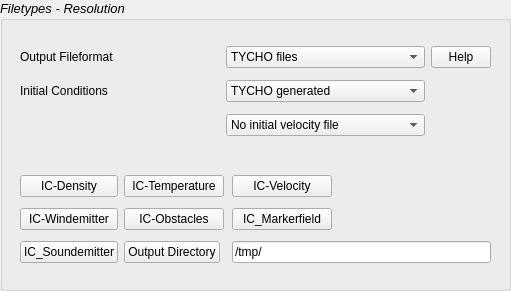
    <widget class="QGroupBox" name="groupBox">
     <property name="enabled">
      <bool>true</bool>
     </property>
     <property name="geometry">
      <rect>
       <x>20</x>
       <y>220</y>
       <width>511</width>
       <height>291</height>
      </rect>
     </property>
     <property name="font">
      <font>
       <pointsize>10</pointsize>
       <italic>true</italic>
      </font>
     </property>
     <property name="acceptDrops">
      <bool>false</bool>
     </property>
     <property name="title">
      <string>Filetypes - Resolution </string>
     </property>
     <property name="flat">
      <bool>false</bool>
     </property>
     <property name="checkable">
      <bool>false</bool>
     </property>
     <widget class="QWidget" name="layoutWidget_3">
      <property name="geometry">
       <rect>
        <x>20</x>
        <y>170</y>
        <width>471</width>
        <height>101</height>
       </rect>
      </property>
      <layout class="QGridLayout" name="gridLayout_3">
       <item row="0" column="4">
        <widget class="QPushButton" name="ic_velocity">
         <property name="maximumSize">
          <size>
           <width>100</width>
           <height>16777215</height>
          </size>
         </property>
         <property name="font">
          <font>
           <pointsize>9</pointsize>
           <italic>false</italic>
          </font>
         </property>
         <property name="text">
          <string>IC-Velocity</string>
         </property>
        </widget>
       </item>
       <item row="0" column="1">
        <widget class="QPushButton" name="ic_density">
         <property name="maximumSize">
          <size>
           <width>100</width>
           <height>16777215</height>
          </size>
         </property>
         <property name="font">
          <font>
           <pointsize>9</pointsize>
           <italic>false</italic>
          </font>
         </property>
         <property name="text">
          <string>IC-Density</string>
         </property>
        </widget>
       </item>
       <item row="1" column="1">
        <widget class="QPushButton" name="ic_wind">
         <property name="maximumSize">
          <size>
           <width>100</width>
           <height>16777215</height>
          </size>
         </property>
         <property name="font">
          <font>
           <pointsize>9</pointsize>
           <italic>false</italic>
          </font>
         </property>
         <property name="text">
          <string>IC-Windemitter</string>
         </property>
        </widget>
       </item>
       <item row="1" column="4">
        <widget class="QPushButton" name="ic_marker">
         <property name="maximumSize">
          <size>
           <width>100</width>
           <height>16777215</height>
          </size>
         </property>
         <property name="font">
          <font>
           <pointsize>9</pointsize>
           <italic>false</italic>
          </font>
         </property>
         <property name="text">
          <string>IC_Markerfield</string>
         </property>
         <property name="checkable">
          <bool>false</bool>
         </property>
        </widget>
       </item>
       <item row="1" column="2" colspan="2">
        <widget class="QPushButton" name="ic_obstacle">
         <property name="maximumSize">
          <size>
           <width>100</width>
           <height>16777215</height>
          </size>
         </property>
         <property name="font">
          <font>
           <pointsize>9</pointsize>
           <italic>false</italic>
          </font>
         </property>
         <property name="text">
          <string>IC-Obstacles</string>
         </property>
        </widget>
       </item>
       <item row="0" column="2" colspan="2">
        <widget class="QPushButton" name="ic_temperatur">
         <property name="maximumSize">
          <size>
           <width>100</width>
           <height>16777215</height>
          </size>
         </property>
         <property name="font">
          <font>
           <pointsize>9</pointsize>
           <italic>false</italic>
          </font>
         </property>
         <property name="text">
          <string>IC-Temperature</string>
         </property>
        </widget>
       </item>
       <item row="2" column="1">
        <widget class="QPushButton" name="ic_soundemitter">
         <property name="enabled">
          <bool>true</bool>
         </property>
         <property name="maximumSize">
          <size>
           <width>100</width>
           <height>16777215</height>
          </size>
         </property>
         <property name="font">
          <font>
           <pointsize>9</pointsize>
           <italic>false</italic>
          </font>
         </property>
         <property name="text">
          <string>IC_Soundemitter</string>
         </property>
        </widget>
       </item>
       <item row="2" column="2">
        <widget class="QPushButton" name="output_path">
         <property name="maximumSize">
          <size>
           <width>100</width>
           <height>16777215</height>
          </size>
         </property>
         <property name="font">
          <font>
           <pointsize>9</pointsize>
           <italic>false</italic>
          </font>
         </property>
         <property name="text">
          <string>Output Directory</string>
         </property>
        </widget>
       </item>
       <item row="2" column="4">
        <widget class="QLineEdit" name="output_path_line">
         <property name="font">
          <font>
           <pointsize>9</pointsize>
           <italic>false</italic>
          </font>
         </property>
         <property name="text">
          <string>/tmp/</string>
         </property>
         <property name="readOnly">
          <bool>true</bool>
         </property>
        </widget>
       </item>
      </layout>
     </widget>
     <widget class="QWidget" name="layoutWidget_11">
      <property name="geometry">
       <rect>
        <x>20</x>
        <y>40</y>
        <width>471</width>
        <height>104</height>
       </rect>
      </property>
      <layout class="QGridLayout" name="gridLayout_2">
       <item row="0" column="0">
        <widget class="QLabel" name="label_2">
         <property name="font">
          <font>
           <pointsize>9</pointsize>
           <italic>false</italic>
          </font>
         </property>
         <property name="text">
          <string>Output Fileformat</string>
         </property>
        </widget>
       </item>
       <item row="0" column="1">
        <widget class="QComboBox" name="filetype">
         <property name="font">
          <font>
           <pointsize>9</pointsize>
           <italic>false</italic>
          </font>
         </property>
         <item>
          <property name="text">
           <string>TYCHO files</string>
          </property>
         </item>
         <item>
          <property name="text">
           <string>VTK files</string>
          </property>
         </item>
         <item>
          <property name="text">
           <string>AMIRA files</string>
          </property>
         </item>
         <item>
          <property name="text">
           <string>IFRIT files</string>
          </property>
         </item>
        </widget>
       </item>
       <item row="1" column="0">
        <widget class="QLabel" name="label_3">
         <property name="font">
          <font>
           <pointsize>9</pointsize>
           <italic>false</italic>
          </font>
         </property>
         <property name="text">
          <string>Initial Conditions</string>
         </property>
        </widget>
       </item>
       <item row="1" column="1">
        <widget class="QComboBox" name="initial_conditions">
         <property name="font">
          <font>
           <pointsize>9</pointsize>
           <italic>false</italic>
          </font>
         </property>
         <item>
          <property name="text">
           <string>TYCHO generated</string>
          </property>
         </item>
         <item>
          <property name="text">
           <string>Read ICs in TYCHO file-format</string>
          </property>
         </item>
         <item>
          <property name="text">
           <string>Only obstacle distribution</string>
          </property>
         </item>
         <item>
          <property name="text">
           <string>A Sod Shock Tube</string>
          </property>
         </item>
         <item>
          <property name="text">
           <string>Kelvin Helmholtz instability</string>
          </property>
         </item>
        </widget>
       </item>
       <item row="2" column="1">
        <widget class="QComboBox" name="initial_velocities">
         <property name="font">
          <font>
           <pointsize>9</pointsize>
           <italic>false</italic>
          </font>
         </property>
         <item>
          <property name="text">
           <string>No initial velocity file</string>
          </property>
         </item>
         <item>
          <property name="text">
           <string>Initial velocity file exists</string>
          </property>
         </item>
        </widget>
       </item>
       <item row="0" column="2">
        <widget class="QPushButton" name="help_1">
         <property name="maximumSize">
          <size>
           <width>60</width>
           <height>16777215</height>
          </size>
         </property>
         <property name="font">
          <font>
           <pointsize>9</pointsize>
           <italic>false</italic>
          </font>
         </property>
         <property name="text">
          <string>Help</string>
         </property>
         <property name="icon">
          <iconset>
           <normaloff>help-browser-4.png</normaloff>help-browser-4.png</iconset>
         </property>
        </widget>
       </item>
      </layout>
     </widget>
    </widget>
